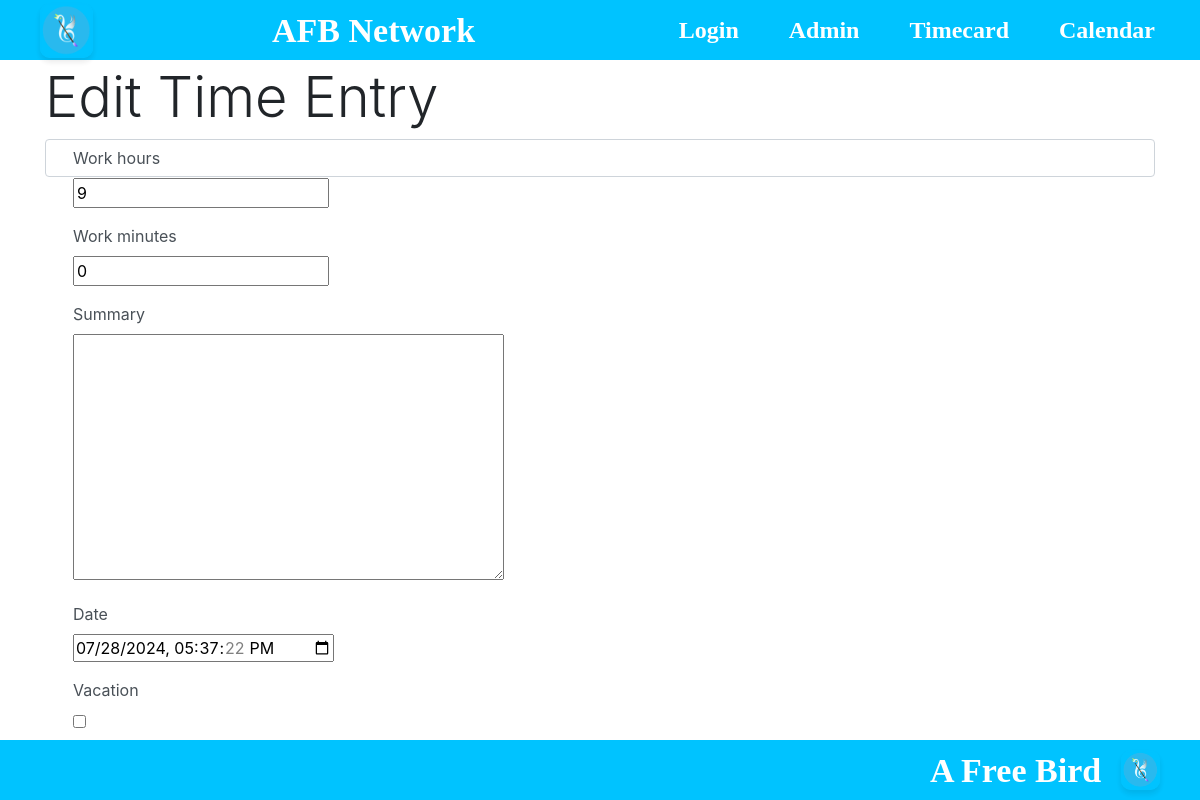
Page /edit/5/ (signed in) on the earlier database version.
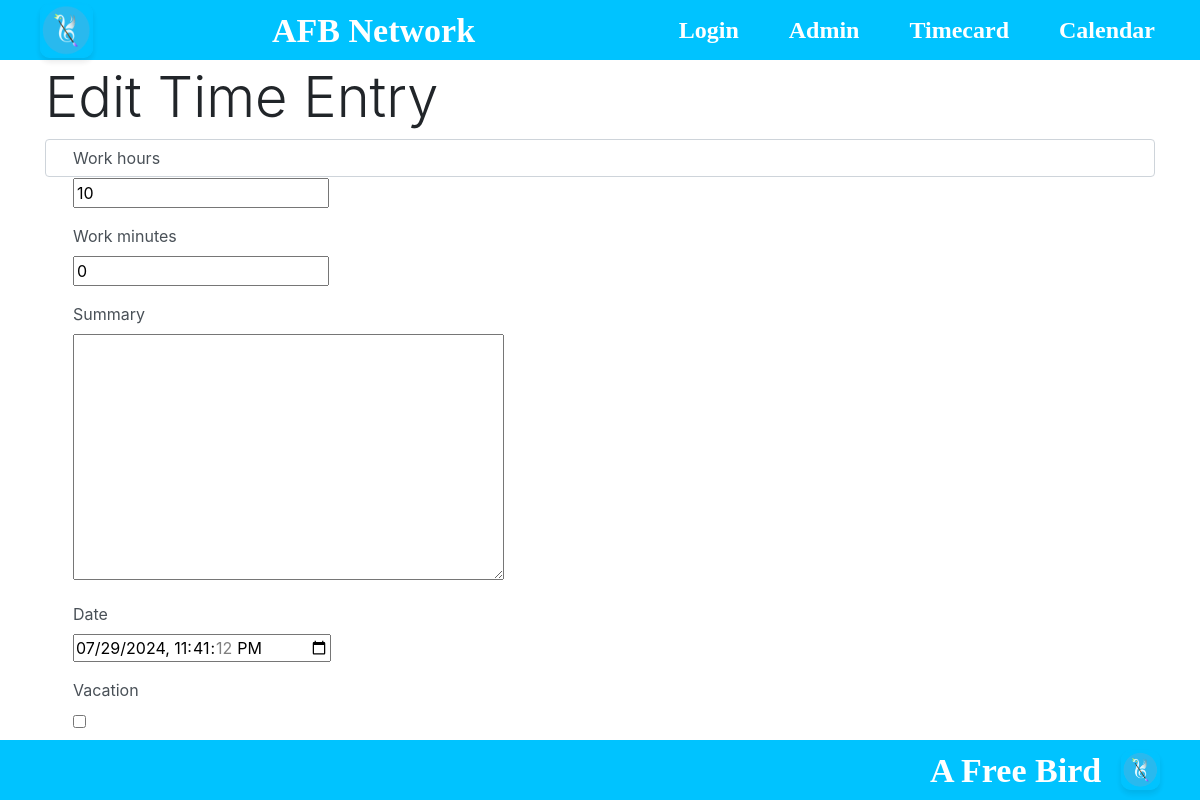
Same page on the later database version.
### afb_network/models.py (models this page shows, shortened)
class TimeEntry(models.Model):
    user = models.ForeignKey(User, on_delete=models.CASCADE, default=None)
    work_hours = models.PositiveIntegerField(default=0)
    work_minutes = models.PositiveIntegerField(default=0)
    summary = models.TextField(max_length=255, blank=True, null=True)
    date = models.DateTimeField(default=now)
    vacation = models.BooleanField(default=False)  # Field to specify absence
    employee = models.ForeignKey(EmployeeProfile, on_delete=models.CASCADE, related_name='time_entries', blank=True, null=True)

### afb_network/views.py (the view)
# urls.py: path('edit/<int:timecard_id>/', views.edit_timecard, name='edit_timecard'),
@login_required
def edit_timecard(request, timecard_id):
    timecard = get_object_or_404(TimeEntry, id=timecard_id, user=request.user)
    if request.method == 'POST':
        form = TimeEntryForm(request.POST, instance=timecard)
        if form.is_valid():
            form.save()
            messages.success(request, 'Timecard updated successfully.')
            return redirect('user_timecard', user_id=request.user.id)  # Pass user_id instead of user
    else:
        form = TimeEntryForm(instance=timecard)
    return render(request, 'edit_timecard.html', {'form': form, 'timecard': timecard})

### afb_network/forms.py
class TimeEntryForm(forms.ModelForm):
    class Meta:
        model = TimeEntry
        fields = ['work_hours', 'work_minutes', 'summary', 'date', 'vacation']
        widgets = {
            'date': forms.DateTimeInput(attrs={'type': 'datetime-local'}),
        }

### afb_network/source/templates/edit_timecard.html (shortened to what this page needs)
{% extends 'base.html' %}
{% block content %}
<!DOCTYPE html>
<html lang="en">
<head>
    <link rel="stylesheet" href="https://stackpath.bootstrapcdn.com/bootstrap/4.5.2/css/bootstrap.min.css">
</head>
<body>
    <div class="container mt-5">
        <h2 class="display-4 pt-3">Edit Time Entry</h2>
        <form method="post" class="form-control" action="{% url 'edit_timecard' timecard.id %}" id="editForm">
            {% for field in form %}
            <div class="form-group">
                <label class="col-sm-2 form-label" for="id_{{ field.name }}">{{ field.label }}</label>
                <div class="col-sm-10">
                    {{ field }}
                </div>
            </div>
            {% endfor %}
            <div class="form-group">
                <div class="col-sm-offset-2 col-sm-10">
                    <button type="submit" class="btn btn-outline-dark">Save Changes</button>
                </div>
            </div>
        </form>
    </div>
</body>
</html>
{% endblock %}

Differences in the rows shown:
changed TimeEntry: work_hours "9" → "10"; date "07/28/2024 17:37:22" → "07/29/2024 23:41:12"
